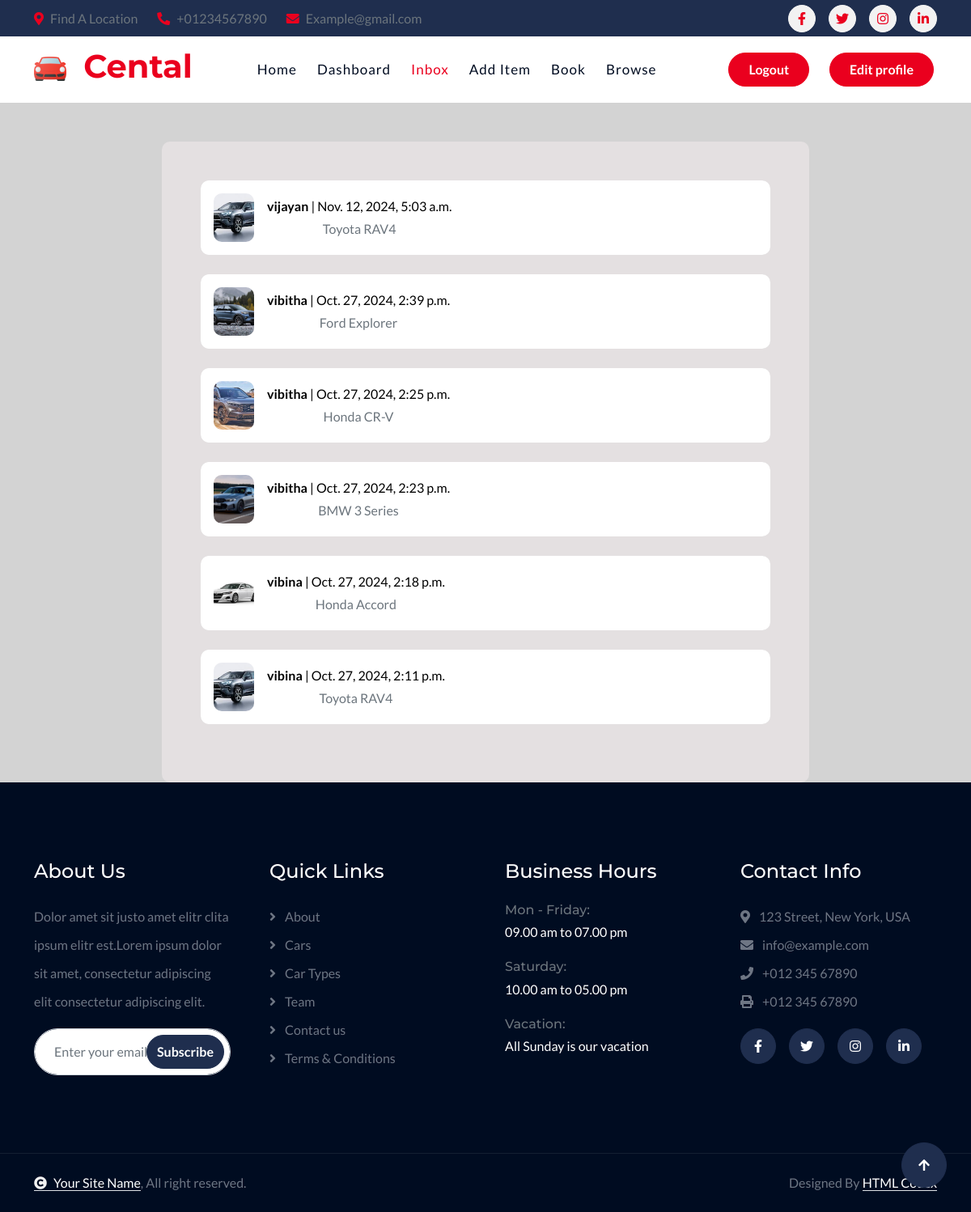
The app's page /conversation/ (signed in) with its own data.
### conversation/models.py (models this page shows)
class Conversation(models.Model):
    item = models.ForeignKey(Item, related_name='conversations', on_delete=models.CASCADE)
    members = models.ManyToManyField(User, related_name='conversations')
    created_at  = models.DateTimeField(auto_now_add=True)
    modified_at = models.DateTimeField(auto_now=True)
    class Meta:
        ordering = ('-modified_at',)

### item/models.py (models this page shows, shortened)
class Item(models.Model):
    category = models.ForeignKey(Category, related_name='items', on_delete=models.CASCADE)
    name = models.CharField(max_length=255)
    company = models.CharField(max_length=255, blank=True, null=True)
    model = models.CharField(max_length=255, blank=True, null=True)
    seats = models.IntegerField(blank=True, null=True)
    fuel_type = models.CharField(max_length=255, blank=True, null=True)
    gear_type = models.CharField(max_length=255, blank=True, null=True)
    description = models.TextField(blank=True, null=True)
    price = models.FloatField()
    image = models.ImageField(upload_to='item_images', blank=True, null=True)
    is_sold = models.BooleanField(default=False)
    created_by = models.ForeignKey(User, related_name='items', on_delete=models.CASCADE)
    created_at = models.DateTimeField(auto_now_add=True)

### conversation/views.py (the view)
# urls.py: path('', views.inbox, name='inbox'),
@login_required
def inbox(request):
    conversations = Conversation.objects.filter(members__in=[request.user.id])
    return render(request, 'conversation/inbox.html',{
        'conversations':conversations
    })

### conversation/templates/conversation/inbox.html
{% extends "core/base.html" %}
{% load static %}
{% block inbox %}active{% endblock inbox %}
{% block content %}
<br><br>
<center>
    <div class="col-12 col-xl-8 wow fadeInUp" data-wow-delay="0.1s">
        <div class="p-5 rounded" style="background-color: #E4E0E1;">
            {% if conversations %}
                {% for conversation in conversations %}
                    <div class="rounded p-0 mb-4" style="background-color: #D3D3D3;">
                        <a href="{% url 'conversation:detail' conversation.id %}">
                            <div class="d-flex align-items-center bg-white rounded p-3 mb-3">
                                <div class="me-3">
                                    <img src="{{ conversation.item.image.url }}" style="width: 50px; height: 60px; object-fit: cover;" class="rounded" alt="">
                                </div>
                                <div>
                                    {% for member in conversation.members.all %}
                                        {% if member != request.user %}
                                            <p class="mb-1" style="color: black;"><strong>{{ member.username }}</strong> | {{ conversation.modified_at }}</p>
                                            <p class="text-muted mb-0" style="color: black;">{{ conversation.item.name }}</p>
                                        {% endif %}
                                    {% endfor %}
                                </div>
                            </div>
                        </a>
                    </div>
                {% endfor %}
            {% else %}
                <p style="color:white;">No conversations yet!</p>
            {% endif %}
        </div>
    </div>
</center>
    </html>
{% endblock content %}

### records on screen
Conversation: item.image (picture), modified_at "Nov. 12, 2024, 5:03 a.m.", item.name "Toyota RAV4"
Conversation: item.image (picture), modified_at "Oct. 27, 2024, 2:39 p.m.", item.name "Ford Explorer"
Conversation: item.image (picture), modified_at "Oct. 27, 2024, 2:25 p.m.", item.name "Honda CR-V"
Conversation: item.image (picture), modified_at "Oct. 27, 2024, 2:23 p.m.", item.name "BMW 3 Series"
Conversation: item.image (picture), modified_at "Oct. 27, 2024, 2:18 p.m.", item.name "Honda Accord"
Conversation: item.image (picture), modified_at "Oct. 27, 2024, 2:11 p.m.", item.name "Toyota RAV4"

### other values on screen
{{ member.username }} "vijayan"
{{ member.username }} "vibitha"
{{ member.username }} "vibina"
